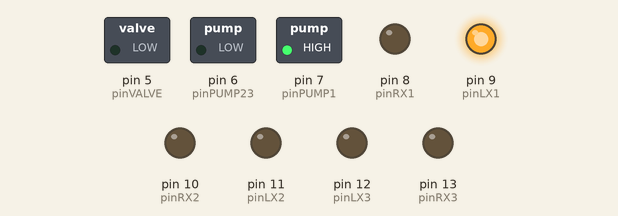
A sketch run on a simulated Arduino Uno, built with avr-gcc and run on an emulated ATmega328P. Shown: switched loads named in the sketch (green lamp = pin HIGH), output pins drawn as LEDs (lit = HIGH).

Above: at 1.0 s.
At 3.0 s:
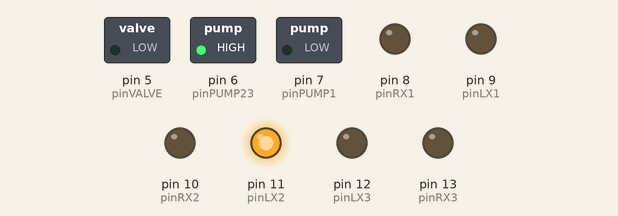
At 4.0 s:
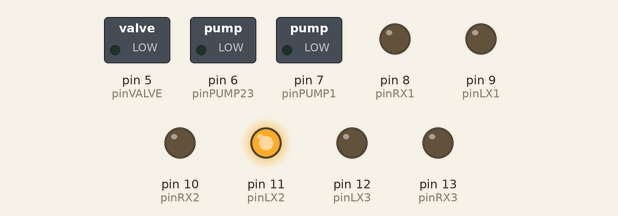
At 5.0 s:
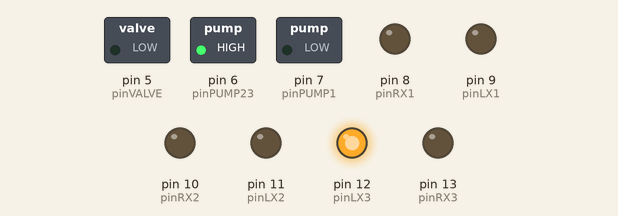
At 7.0 s:
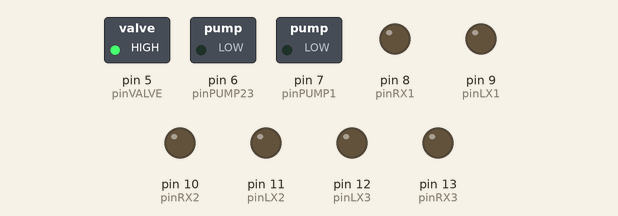
At 10.0 s:
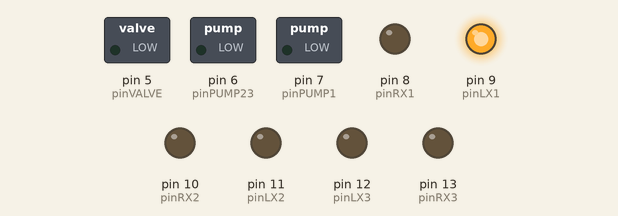
Timing chart, 0 to 10.9 s (numbered marks = the images above):
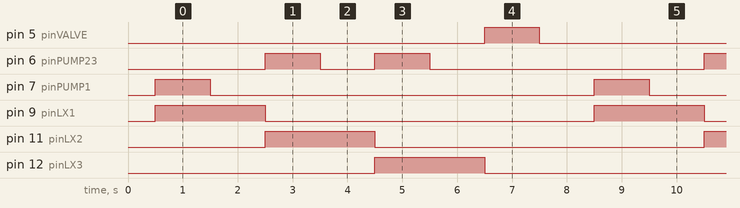

Measured:
- by itself, pin 5 (pinVALVE), pin 7 (pinPUMP1): alternates HIGH for 1.0 s and LOW for 7.0 s
- by itself, pin 6 (pinPUMP23): repeats every 8.0 s: LOW 1.0 s, HIGH 1.0 s, LOW 5.0 s, HIGH 1.0 s
- by itself, pin 9 (pinLX1), pin 11 (pinLX2), pin 12 (pinLX3): alternates HIGH for 2.0 s and LOW for 6.0 s

The sketch:

test_chALL_alternate.ino
```cpp
/*
  test setup for ALL CHANNELS in series
*/


// output>pin, pump1>7, pump2,pump3>6, valve4>5

static int pinVALVE = 5; // #4
static int pinPUMP1 = 7;
static int pinLX1 = 9; // outward
static int pinRX1 = 8; // inward
static int pinPUMP23 = 6;
static int pinLX2 = 11; // outward
static int pinRX2 = 10; // inward
static int pinLX3 = 12; // outward
static int pinRX3 = 13; // inward

// the setup function runs once when you press reset or power the board
void setup() {
  // initialize digital pin LED_BUILTIN as an output.
  pinMode(pinVALVE, OUTPUT);
  pinMode(pinPUMP1, OUTPUT);
  pinMode(pinLX1, OUTPUT);
  pinMode(pinRX1, OUTPUT);
  pinMode(pinPUMP23, OUTPUT);
  pinMode(pinLX2, OUTPUT);
  pinMode(pinRX2, OUTPUT);
  pinMode(pinLX3, OUTPUT);
  pinMode(pinRX3, OUTPUT);

  delay(500);

  digitalWrite(pinVALVE, LOW);
}

// the loop function runs over and over again forever
void loop() {

  digitalWrite(pinLX1, HIGH);
  digitalWrite(pinRX1, LOW);

  digitalWrite(pinPUMP1, HIGH);
  delay(1000);
  digitalWrite(pinPUMP1, LOW);
  delay(1000);

  digitalWrite(pinLX1, LOW);
  digitalWrite(pinRX1, LOW);

  digitalWrite(pinLX2, HIGH);
  digitalWrite(pinRX2, LOW);

  digitalWrite(pinPUMP23, HIGH);
  delay(1000);
  digitalWrite(pinPUMP23, LOW);
  delay(1000);

  digitalWrite(pinLX2, LOW);
  digitalWrite(pinRX2, LOW);

  digitalWrite(pinLX3, HIGH);
  digitalWrite(pinRX3, LOW);

  digitalWrite(pinPUMP23, HIGH);
  delay(1000);
  digitalWrite(pinPUMP23, LOW);
  delay(1000);

  digitalWrite(pinLX3, LOW);
  digitalWrite(pinRX3, LOW);

  digitalWrite(pinVALVE, HIGH);
  delay(1000);
  digitalWrite(pinVALVE, LOW);
  delay(1000);
}
```
